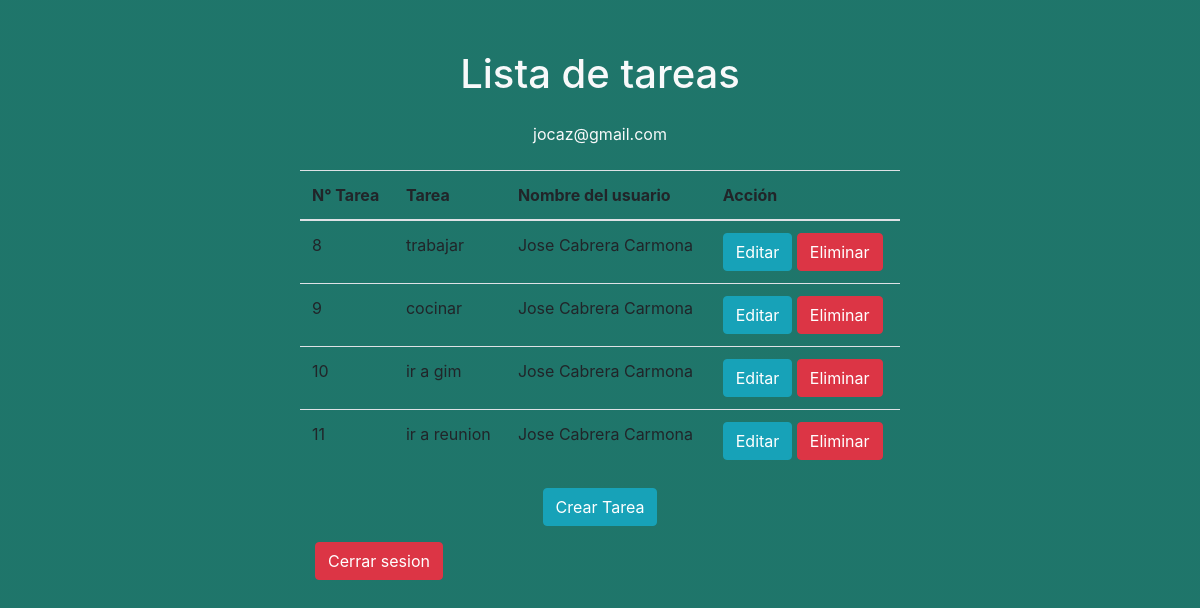
/todo.php (signed in), run on the app's committed database.
### tables this page shows
create table tareas(
id_tareas int primary key not null auto_increment,
nomtarea varchar (50),
id_usuario  int,
foreign key (id_usuario) references usuarios(id_usuario));

create table usuarios(
id_usuario int primary key not null auto_increment,
usuario varchar(50),
correo varchar (50),
contraseña varchar(30)
);

### todo.php (the view, shortened to what this page needs)
<!DOCTYPE html>
<html lang="en">
<head>
    <link rel="stylesheet" href="https://maxcdn.bootstrapcdn.com/bootstrap/4.0.0-beta.3/css/bootstrap.min.css">
    <link rel="stylesheet" href="style.css">
</head>
<body background="grey">
    <?php
    include('db.php');
    ?>
    <div class="alert alert">
    </div>
    <div class="container">
        <header class="text-center text-light my-4">
            <h1 class="mb-4">Lista de tareas</h1>
            <?php echo $_SESSION['correo']; ?>
        </header>
        <div class="row justify-content-center">
            <?php
            $cod = $_SESSION['correo'];
            $rs = mysqli_query($connexion, "SELECT U.id_usuario, U.usuario, T.id_tareas, T.nomtarea
      FROM usuarios U INNER JOIN tareas T ON U.id_usuario = T.id_usuario WHERE correo = '$cod'");
            ?>
            <table class="table">
                <thead>
                    <tr>
                        <th>N° Tarea</th>
                        <th>Tarea</th>
                        <th>Nombre del usuario</th>
                        <th colspan="2">Acción</th>
                    </tr>
                </thead>
                <?php while ($registro = mysqli_fetch_array($rs)) { ?>
                    <tr>
                        <td><?php echo $registro['id_tareas']; ?></td>
                        <td><?php echo $registro['nomtarea']; ?></td>
                        <td><?php echo $registro['usuario']; ?></td>
                        <td>
                            <a href="editar.php?cod=<?php echo $registro['id_tareas']; ?>" class="btn btn-info">Editar</a>
                            <a href="delete.php?cod=<?php echo $registro['id_tareas']; ?>" class="btn btn-danger">Eliminar</a>
                        </td>
                    </tr>
                <?php
                }
                ?>
            </table>
        </div>
        <div class="row justify-content-center">
                <div class="form-group">
                <a href="crear.php" class="btn btn-info">Crear Tarea</a>
                </div>
    </div>
    <a href="index.php" class="btn btn-danger">Cerrar sesion</a>
</body>
</html>

### style.css (style rules this page uses)
body { background: rgb(224, 92, 15); background: linear-gradient(90deg, rgba(14,107,95,0.927608543417367) 100%, rgba(1,213,196,1) 100%); }
.container { max-width: 600px; }

### data on the page
tareas: id_tareas "8", nomtarea "trabajar", id_usuario.usuario "Jose Cabrera Carmona"
tareas: id_tareas "9", nomtarea "cocinar", id_usuario.usuario "Jose Cabrera Carmona"
tareas: id_tareas "10", nomtarea "ir a gim", id_usuario.usuario "Jose Cabrera Carmona"
tareas: id_tareas "11", nomtarea "ir a reunion", id_usuario.usuario "Jose Cabrera Carmona"

### other printed values
$_SESSION['correo'] "jocaz@gmail.com"
